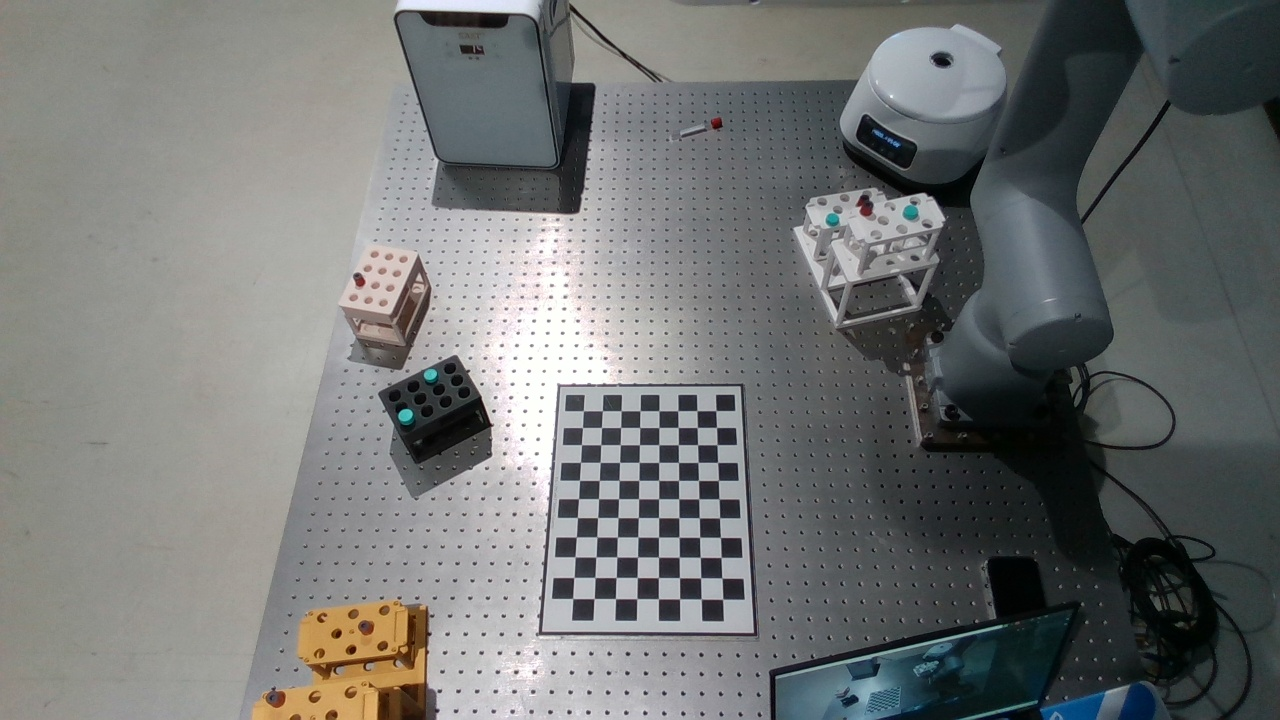
#> input picture Inter_Realsence_D345_Datasets/color_image_20241025-170147.jpg, 1280 x 720 px, found by its file name
$ python camare_to_base.py
#> lines starting #> are read from the running program, lines starting #| are printed output that depends on the picture
import numpy as np
import cv2

# 相机内参矩阵和畸变系数（使用十张图片标定得到的结果）
camera_matrix = np.array([[908.05716124, 0., 640.58062138],
                          [0., 907.14785856, 349.07025268],
                          [0., 0., 1.]])
dist_coeffs = np.array([[0.12338635, -0.09838498, -0.00406485, -0.00240096, -0.49340807]])

# 棋盘格尺寸和每个方格的大小（单位：米）
chessboard_size = (11, 8)
square_size = 0.03  # 每个格子的大小为 0.03 米（30 毫米）

# 准备棋盘格在世界坐标系中的坐标
obj_points = np.zeros((chessboard_size[0] * chessboard_size[1], 3), np.float32)
obj_points[:, :2] = np.mgrid[0:chessboard_size[0], 0:chessboard_size[1]].T.reshape(-1, 2)
obj_points *= square_size

# 读取新拍摄的图像
image_path = 'E:\ABB\AI\Depth-Anything-V2\Inter_Realsence_D345_Datasets\color_image_20241025-170147.jpg'
image = cv2.imread(image_path)
#> image is the input picture: shape (720, 1280, 3); mean B, G, R 115, 116, 113.8
gray = cv2.cvtColor(image, cv2.COLOR_BGR2GRAY)
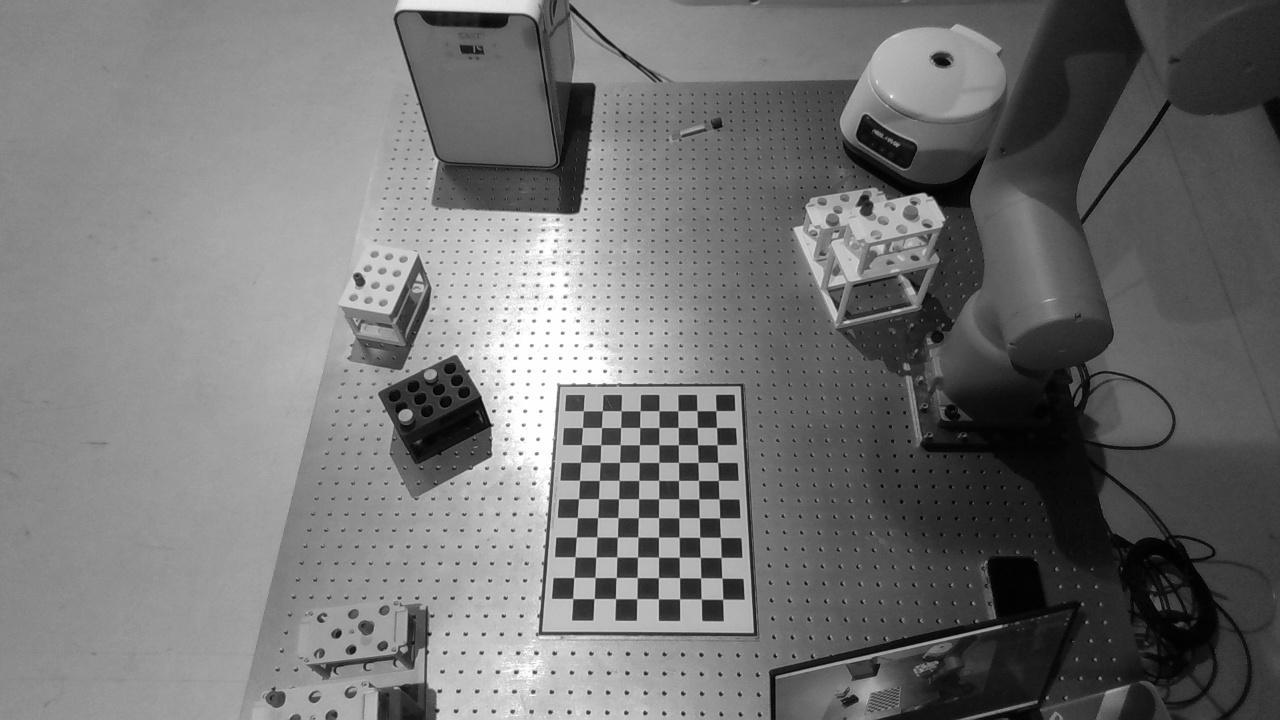
#> gray: shape (720, 1280); min 0, max 255, mean 115.2

# 查找棋盘格角点
ret, corners = cv2.findChessboardCorners(gray, chessboard_size, None)
#> ret = True; corners = 88 rows, first 8: [715.9, 410.6], [716.5, 427.4], [716.9, 444.7], [717.6, 462.3], [718.3, 480.4], [719, 498.9], [719.6, 517.8], [720.3, 537.4]

if ret:
    # 使用 solvePnP 计算相机到标定板的旋转和平移矩阵
    ret, rvec, tvec = cv2.solvePnP(obj_points, corners, camera_matrix, dist_coeffs)
#> rvec = [-0.425, 0.472, 1.53]; tvec = [0.119, 0.0978, 1.44]

    # 将旋转向量转换为旋转矩阵
    rotation_matrix, _ = cv2.Rodrigues(rvec)
#> rotation_matrix = [[-0.0138, -1, 0.0268], [0.841, 0.0029, 0.542], [-0.541, 0.03, 0.84]]

    # 构造齐次变换矩阵（相机坐标系到标定板坐标系）
    transformation_camera_to_board = np.eye(4)
    transformation_camera_to_board[:3, :3] = rotation_matrix
    transformation_camera_to_board[:3, 3] = tvec[:, 0]

    # 打印变换矩阵
    print("Transformation Matrix from Camera to Board:")
    print(transformation_camera_to_board)
else:
    print("未能找到棋盘格角点，请确保标定板在视野中且清晰可见。")

$ run again, with Inter_Realsence_D345_Datasets/color_image_20241018-105337.jpg copied over Inter_Realsence_D345_Datasets/color_image_20241025-170147.jpg
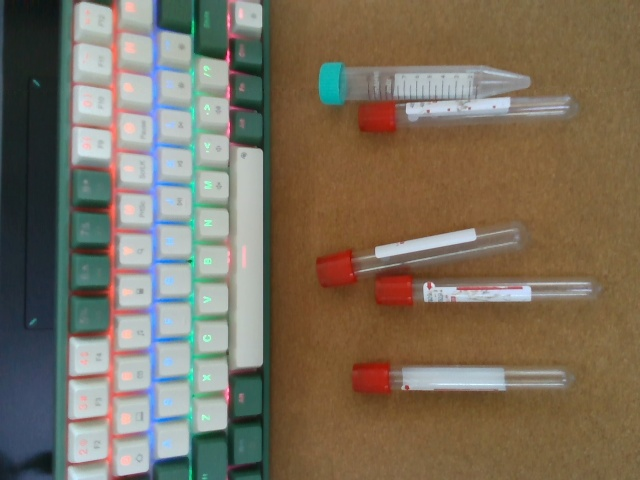
#> input picture Inter_Realsence_D345_Datasets/color_image_20241018-105337.jpg, 640 x 480 px, found by its file name
#> image is the input picture: shape (480, 640, 3); mean B, G, R 94, 111.4, 122.1
#> `gray = cv2.cvtColor(image, cv2.COLOR_BGR2GRAY)`:
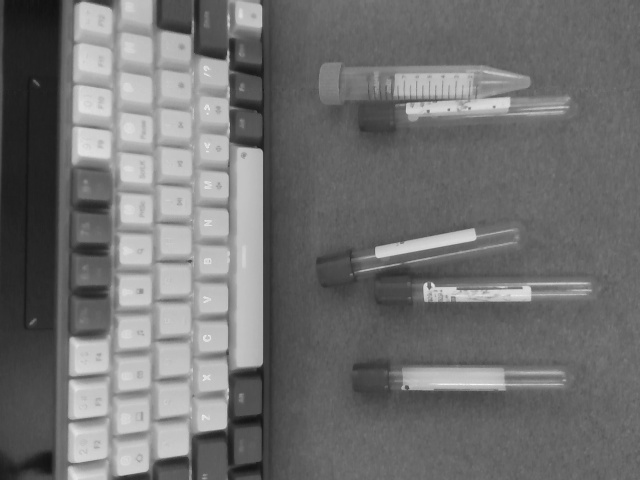
#> gray: shape (480, 640); min 17, max 245, mean 112.6
#> ret = False; corners = None
